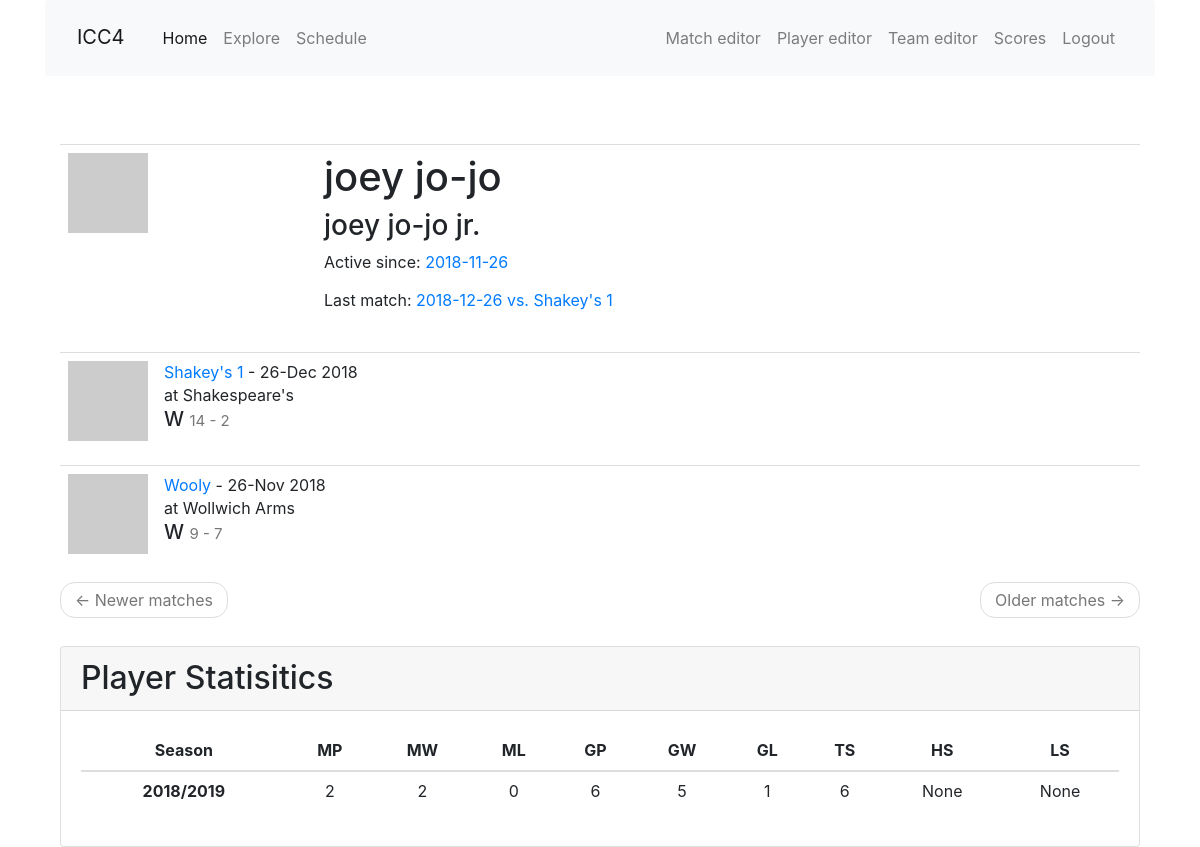
/player/joey jo-jo, run on an earlier commit of the app's database.
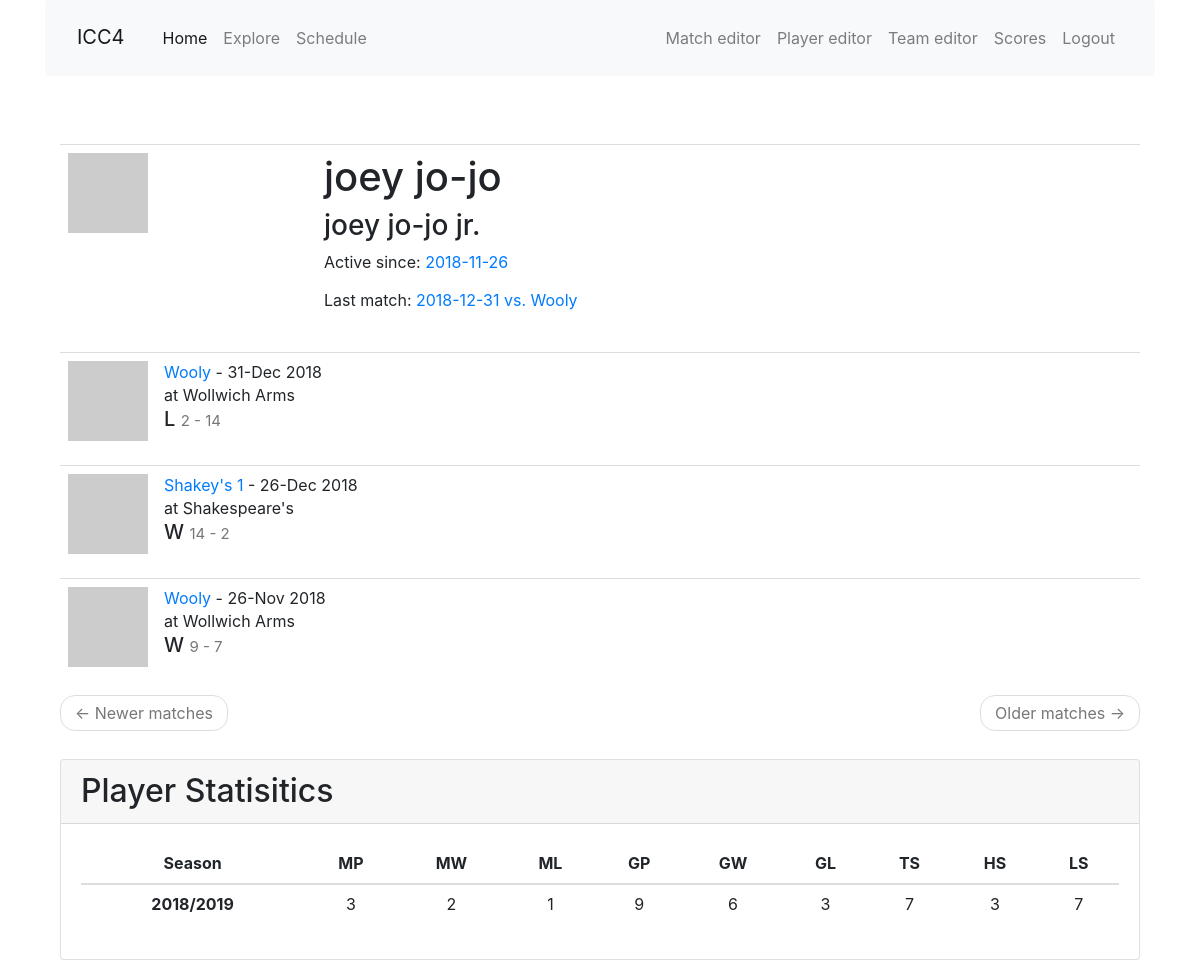
And on a later commit of the database.
### app/models.py (models this page shows, shortened)
class Player(db.Model):
    id = db.Column(db.Integer, primary_key=True)
    nickname = db.Column(db.String(64), index=True, unique=True)
    first_name = db.Column(db.String(64), index=True)
    last_name = db.Column(db.String(64), index=True)
    games = association_proxy('games_association', 'game')
    last_match_id = db.Column(db.Integer, db.ForeignKey('match.id'))
    last_match = db.relationship('Match', foreign_keys=[last_match_id])
    first_match_id = db.Column(db.Integer, db.ForeignKey('match.id'))
    first_match = db.relationship('Match', foreign_keys=[first_match_id])
    high_scores = db.relationship('HighScore', back_populates='player', lazy='dynamic')
    low_scores = db.relationship('LowScore', back_populates='player', lazy='dynamic')
    def avatar(self, size):
        digest = md5(self.nickname.lower().encode('utf-8')).hexdigest()
        return 'https://www.gravatar.com/avatar/{}?d=identicon&s={}'.format(
            digest, size)

class Match(db.Model):
    id = db.Column(db.Integer, primary_key=True)
    opponent_id = db.Column(db.Integer, db. ForeignKey('team.id'))
    opponent = db.relationship('Team', back_populates='matches')
    date = db.Column(db.Date, index=True, default=date.today())
    location = db.Column(db.String(64))
    home_away = db.Column(db.String(32), index=True)
    match_type = db.Column(db.String(32), index=True)
    games = db.relationship('Game', back_populates='match', lazy='dynamic')
    team_score = db.Column(db.Integer, index=True)
    opponent_score = db.Column(db.Integer, index=True)
    win = db.Column(db.Boolean, index=True, default=True)
    match_summary = db.Column(db.String(512))
    food = db.Column(db.String(128))
    high_scores = db.relationship('HighScore', back_populates='match', lazy='dynamic')
    low_scores = db.relationship('LowScore', back_populates='match', lazy='dynamic')
    @hybrid_property
    def season(self):
        return season_from_date(self.date)

class Team(db.Model):
    id = db.Column(db.Integer, primary_key=True)
    name = db.Column(db.String(64), index=True, unique=True)
    home_location = db.Column(db.String(64), index=True)
    address = db.Column(db.String(128), index=True)
    matches = db.relationship('Match', back_populates='opponent', lazy='dynamic')
    def avatar(self, size):
        digest = md5(self.name.lower().encode('utf-8')).hexdigest()
        return 'https://www.gravatar.com/avatar/{}?d=identicon&s={}'.format(
            digest, size)

class PlayerSeasonStats(db.Model):
    id = db.Column(db.Integer, primary_key=True)
    player_id = db.Column(db.Integer, db. ForeignKey('player.id'))
    player = db.relationship('Player')
    season_id = db.Column(db.Integer, db. ForeignKey('season.id'))
    season = db.relationship('Season')
    matches_played = db.Column(db.Integer)
    matches_won = db.Column(db.Integer)
    matches_lost = db.Column(db.Integer)
    games_played = db.Column(db.Integer)
    games_won = db.Column(db.Integer)
    games_lost = db.Column(db.Integer)
    total_stars = db.Column(db.Integer)
    total_high_scores = db.Column(db.Integer)
    total_low_scores = db.Column(db.Integer)
    '''
    filters = [filter1,filter2,...]
    query....filter(*filters).count()
    '''
    @hybrid_property
    def gp(self):
        return PlayerGame.query.filter_by(player_id=self.player_id).join(Game).join(Match).\
                filter_by(season=self.season).distinct().count()
    @hybrid_property
    def gw(self):
        return PlayerGame.query.filter_by(player_id=self.player_id).join(Game).filter_by(win=True).join(Match).\
                filter_by(season=self.season).distinct().count()
    @hybrid_property
    def gl(self):
        return PlayerGame.query.filter_by(player_id=self.player_id).join(Game).filter_by(win=False).join(Match).\
                filter_by(season=self.season).distinct().count()

class Season(db.Model):
    id = db.Column(db.Integer, primary_key=True)
    season_name = db.Column(db.String(64), index=True, unique=True)
    start_date = db.Column(db.Date, index=True)
    end_date = db.Column(db.Date, index=True)

### app/main/routes.py (the view)
@bp.route('/player/<nickname>',  methods=['GET', 'POST'])
def player(nickname):
    player = Player.query.filter_by(nickname=nickname).first_or_404()
    seasons = PlayerSeasonStats.query.filter_by(player_id=player.id).join(Season).order_by(Season.start_date).all()
    page = request.args.get('page', 1, type=int)
    matches = Match.query.join(Game).join(PlayerGame).filter_by(player_id=player.id).order_by(Match.date.desc()).distinct().paginate(
        page, current_app.config['MATCH_PER_PAGE'], False)
    next_url = url_for('main.player', nickname=player.nickname, page=matches.next_num) \
        if matches.has_next else None
    prev_url = url_for('main.player', username=player.nickname, page=matches.prev_num) \
        if matches.has_prev else None
    return render_template('player.html', next_url=next_url, prev_url=prev_url,
            player=player, matches=matches.items, seasons=seasons)

### app/templates/player.html (shortened to what this page needs)
{% extends "base.html" %}
{% import 'bootstrap/wtf.html' as wtf %}
{% block app_content %}
<div class="container">
  <table class="table table-hover">
    <tr>
      <td width="256px"><img src="{{ player.avatar(256) }}"></td>
      <td>
        <h1>{{ player.nickname }}</h1>
        <h3>{{ player.first_name }} {{ player.last_name }}</h3>
        {% if player.first_match %}<p>Active since: <a href="{{ url_for('main.match_edit',id=player.first_match_id) }}">{{ player.first_match.date }}</a></p>{% endif %}
        {% if player.last_match %}<p>Last match: <a href="{{ url_for('main.match_edit',id=player.last_match_id) }}">{{ player.last_match.date }} vs. {{ player.last_match.opponent.name }}</a></p>{% endif %}
      </td>
    </tr>
  {% for match in matches %}
    {% include '_match.html' %}
  {% endfor %}
  <nav aria-label="...">
    <ul class="pager">
      <li class="previous{% if not prev_url %} disabled{% endif %}">
        <a href="{{ prev_url or '#' }}">
          <span aria-hidden="true">&larr;</span> Newer matches
        </a>
      </li>
      <li class="next{% if not next_url %} disabled{% endif %}">
        <a href="{{ next_url or '#' }}">
          Older matches <span aria-hidden="true">&rarr;</span>
        </a>
      </li>
    </ul>
  </nav>
  </table>
</div>
  <div class="col-12 mt-2 mx-auto">
    <div class="card h-100">
      <h2 class="card-header">Player Statisitics</h2>
      <div class="card-body">
        <table class="table text-center table-hover">
          <thead>
            <tr>
              <th scope="col">Season</th>
              <th scope="col" data-toggle="tooltip" data-placement="top" title="Matches played">MP</th>
              <th scope="col" data-toggle="tooltip" data-placement="top" title="Match wins">MW</th>
              <th scope="col" data-toggle="tooltip" data-placement="top" title="Match losses">ML</th>
              <th scope="col" data-toggle="tooltip" data-placement="top" title="Games played">GP</th>
              <th scope="col" data-toggle="tooltip" data-placement="top" title="Game wins">GW</th>
              <th scope="col" data-toggle="tooltip" data-placement="top" title="Game losses">GL</th>
              <th scope="col" data-toggle="tooltip" data-placement="top" title="Total Stars">TS</th>
              <th scope="col" data-toggle="tooltip" data-placement="top" title="Total High Scores">HS</th>
              <th scope="col" data-toggle="tooltip" data-placement="top" title="Total Low Score">LS</th>
          </thead>
          <tbody>
            {% for season in seasons %}
            <tr>
              <th scope="row">{{ season.season.season_name }}</th>
              <td>{{ season.matches_played }}</td>
              <td>{{ season.matches_won }}</td>
              <td>{{ season.matches_lost }}</td>
              <td>{{ season.games_played }}</td>
              <td>{{ season.games_won }}</td>
              <td>{{ season.games_lost }}</td>
              <td>{{ season.total_stars }}</td>
              <td>{{ season.total_high_scores }}</td>
              <td>{{ season.total_low_scores }}</td>
            </tr>
            {% endfor %}
          </tbody>
        </table>
      </div>
    </div>
  </div>
{% endblock %}

### app/templates/base.html (shortened to what this page needs)
{% extends 'bootstrap/base.html' %}
{% block head %}
{{super()}}
  <link rel="stylesheet" href="https://stackpath.bootstrapcdn.com/bootstrap/4.1.3/css/bootstrap.min.css">
  <link rel="stylesheet" href="{{ url_for('static', filename='css/main.css') }}">
{% endblock %}
{% block navbar %}
<div class="container">
<nav class="navbar navbar-expand-md navbar-light bg-light">
  <a class="navbar-brand mt-2 mr-auto" href="{{ url_for('main.index') }}">ICC4</a>
  <div class="collapse navbar-collapse" id="navbarTogglerDemo02">
    <ul class="navbar-nav mr-auto mt-2 mt-lg-0">
      <li class="nav-item active">
        <a class="nav-link" href="{{ url_for('main.index') }}">Home<span class="sr-only">(current)</span></a>
      </li>
      <li class="nav-item">
        <a class="nav-link" href="">Explore</a>
      </li>
      <li class="nav-item">
        <a class="nav-link" href="{{ url_for('main.schedule') }}">Schedule</a>
      </li>
    </ul>
    <ul class="navbar-nav mt-2 mt-lg-0">
    {% if False %}
      <li><a href="">Login</a></li>
    {% else %}
      <li class="nav-item">
        <a class="nav-link" href="{{ url_for('main.match_edit') }}">Match editor</a>
      </li>
      <li class="nav-item">
        <a class="nav-link" href="{{ url_for('main.player_edit') }}">Player editor</a>
      </li>
      <li class="nav-item">
        <a class="nav-link" href="{{ url_for('main.team_edit') }}">Team editor</a>
      </li>
      <li class="nav-item">
        <a class="nav-link" href="{{ url_for('main.enter_score') }}">Scores</a>
      </li>
      <li class="nav-item">
        <a class="nav-link" href="">Logout</a>
      </li>
    {% endif %}
    </ul>
  </div>
</nav>
</div>
{% endblock %}
{% block content %}
<div class="container">
    {% block app_content %}{% endblock %}
  </div>
{% endblock %}

### app/templates/_match.html
<table class="table table-hover">
  <tr>
    <td width="70px">
      <a href="{{ url_for('main.match_edit', id=match.id) }}">
        <img src="{{ match.opponent.avatar(70) }}">
      </a>
    </td>
    <td>
      <a href="{{ url_for('main.match_edit', id=match.id) }}">
        {{ match.opponent.name }}
      </a>
       - {{ match.date.strftime('%d-%b %Y') }}
      <br>
      {% if match.home_away == 'away' %}
      at {{ match.opponent.home_location }}
      {% else %}
      at Italian Canadian Club
      {% endif %}
      {% if match.win != None %}
      <h5>{% if match.win == True %}W{% else %}L{% endif %}
      <small>{{ match.team_score }} - {{ match.opponent_score }}</small>
      </h5>
      {% endif %}
      </td>
  </tr>
</table>

### app/static/css/main.css (style rules this page uses)
html { font-size: 100%; }

What changed in the data, as far as the page shows it:
no longer on this page (row unchanged): Team: last_match.opponent.name "Shakey's 1"
now on this page (row unchanged): Match: last_match "2018-12-31", opponent.name "Wooly", date "31-Dec 2018", opponent.home_location "Wollwich Arms", win "L", team_score "2", opponent_score "14"
now on this page (row unchanged): Team: last_match.opponent.name "Wooly"
changed PlayerSeasonStats: matches_played "2" → "3"; matches_lost "0" → "1"; games_played "6" → "9"; games_won "5" → "6"; games_lost "1" → "3"; total_stars "6" → "7"; total_high_scores "None" → "3"; total_low_scores "None" → "7"
Also different on the page:
{{ player.last_match.date }}: "2018-12-26" → "2018-12-31"
